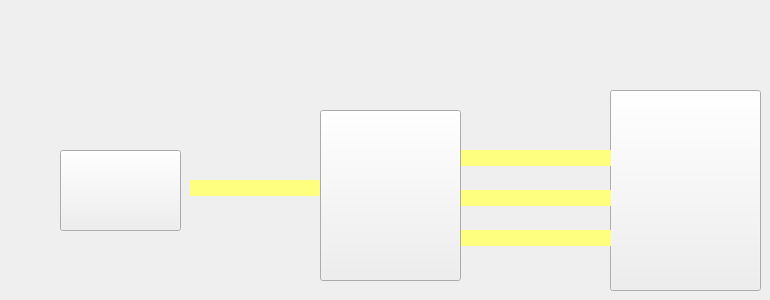
     <widget class="QWidget" name="Host_Page">
      <widget class="QLabel" name="BattCurrent_label">
       <property name="geometry">
        <rect>
         <x>220</x>
         <y>200</y>
         <width>81</width>
         <height>20</height>
        </rect>
       </property>
       <property name="styleSheet">
        <string notr="true"/>
       </property>
       <property name="text">
        <string/>
       </property>
      </widget>
      <widget class="QLabel" name="BattVolt_label">
       <property name="geometry">
        <rect>
         <x>220</x>
         <y>160</y>
         <width>81</width>
         <height>20</height>
        </rect>
       </property>
       <property name="styleSheet">
        <string notr="true"/>
       </property>
       <property name="text">
        <string/>
       </property>
      </widget>
      <widget class="QPushButton" name="Batt_btn">
       <property name="geometry">
        <rect>
         <x>60</x>
         <y>150</y>
         <width>121</width>
         <height>81</height>
        </rect>
       </property>
       <property name="styleSheet">
        <string notr="true">border-image: url(:/new_ui/UI/Bat1.png);</string>
       </property>
       <property name="text">
        <string/>
       </property>
      </widget>
      <widget class="QLabel" name="Battery_bar">
       <property name="geometry">
        <rect>
         <x>190</x>
         <y>180</y>
         <width>131</width>
         <height>16</height>
        </rect>
       </property>
       <property name="styleSheet">
        <string notr="true">background-color: rgb(255, 255, 127);</string>
       </property>
       <property name="text">
        <string/>
       </property>
      </widget>
      <widget class="QLabel" name="Ca_lb">
       <property name="geometry">
        <rect>
         <x>550</x>
         <y>130</y>
         <width>61</width>
         <height>20</height>
        </rect>
       </property>
       <property name="text">
        <string/>
       </property>
      </widget>
      <widget class="QLabel" name="Cb_lb">
       <property name="geometry">
        <rect>
         <x>550</x>
         <y>170</y>
         <width>61</width>
         <height>20</height>
        </rect>
       </property>
       <property name="text">
        <string/>
       </property>
      </widget>
      <widget class="QLabel" name="Cc_lb">
       <property name="geometry">
        <rect>
         <x>550</x>
         <y>210</y>
         <width>61</width>
         <height>20</height>
        </rect>
       </property>
       <property name="text">
        <string/>
       </property>
      </widget>
      <widget class="QPushButton" name="Grid_btn">
       <property name="geometry">
        <rect>
         <x>610</x>
         <y>90</y>
         <width>151</width>
         <height>201</height>
        </rect>
       </property>
       <property name="styleSheet">
        <string notr="true">border-image: url(:/new_ui/UI/3.png);</string>
       </property>
       <property name="text">
        <string/>
       </property>
      </widget>
      <widget class="QLabel" name="Phrase_A_bar">
       <property name="geometry">
        <rect>
         <x>460</x>
         <y>150</y>
         <width>151</width>
         <height>16</height>
        </rect>
       </property>
       <property name="styleSheet">
        <string notr="true">background-color: rgb(255, 255, 127);
</string>
       </property>
       <property name="text">
        <string/>
       </property>
      </widget>
      <widget class="QLabel" name="Phrase_B_bar">
       <property name="geometry">
        <rect>
         <x>460</x>
         <y>190</y>
         <width>151</width>
         <height>16</height>
        </rect>
       </property>
       <property name="styleSheet">
        <string notr="true">background-color: rgb(255, 255, 127);</string>
       </property>
       <property name="text">
        <string/>
       </property>
      </widget>
      <widget class="QLabel" name="Phrase_C_bar">
       <property name="geometry">
        <rect>
         <x>460</x>
         <y>230</y>
         <width>151</width>
         <height>16</height>
        </rect>
       </property>
       <property name="styleSheet">
        <string notr="true">background-color: rgb(255, 255, 127);</string>
       </property>
       <property name="text">
        <string/>
       </property>
      </widget>
      <widget class="QPushButton" name="Running_btn">
       <property name="geometry">
        <rect>
         <x>320</x>
         <y>110</y>
         <width>141</width>
         <height>171</height>
        </rect>
       </property>
       <property name="styleSheet">
        <string notr="true">border-image: url(:/new_ui/UI/500k.png);</string>
       </property>
       <property name="text">
        <string/>
       </property>
      </widget>
      <widget class="QLabel" name="SOC_lb">
       <property name="geometry">
        <rect>
         <x>150</x>
         <y>230</y>
         <width>67</width>
         <height>17</height>
        </rect>
       </property>
       <property name="text">
        <string/>
       </property>
      </widget>
      <widget class="QLabel" name="SOC_text">
       <property name="geometry">
        <rect>
         <x>70</x>
         <y>230</y>
         <width>67</width>
         <height>17</height>
        </rect>
       </property>
       <property name="text">
        <string/>
       </property>
      </widget>
      <widget class="QLabel" name="Va_lb">
       <property name="geometry">
        <rect>
         <x>470</x>
         <y>128</y>
         <width>71</width>
         <height>20</height>
        </rect>
       </property>
       <property name="text">
        <string/>
       </property>
      </widget>
      <widget class="QLabel" name="Vb_lb">
       <property name="geometry">
        <rect>
         <x>470</x>
         <y>170</y>
         <width>71</width>
         <height>16</height>
        </rect>
       </property>
       <property name="text">
        <string/>
       </property>
      </widget>
      <widget class="QLabel" name="Vc_lb">
       <property name="geometry">
        <rect>
         <x>470</x>
         <y>210</y>
         <width>71</width>
         <height>16</height>
        </rect>
       </property>
       <property name="text">
        <string/>
       </property>
      </widget>
      <widget class="QWidget" name="layoutWidget">
       <property name="geometry">
        <rect>
         <x>0</x>
         <y>1</y>
         <width>146</width>
         <height>153</height>
        </rect>
       </property>
       <layout class="QVBoxLayout" name="verticalLayout_8">
        <item>
         <layout class="QHBoxLayout" name="horizontalLayout_12">
          <item>
           <widget class="QLabel" name="Meter_Name_1">
            <property name="minimumSize">
             <size>
              <width>67</width>
              <height>29</height>
             </size>
            </property>
            <property name="maximumSize">
             <size>
              <width>67</width>
              <height>29</height>
             </size>
            </property>
            <property name="text">
             <string/>
            </property>
           </widget>
          </item>
          <item>
           <widget class="QLabel" name="Meter_Value_1">
            <property name="minimumSize">
             <size>
              <width>66</width>
              <height>29</height>
             </size>
            </property>
            <property name="maximumSize">
             <size>
              <width>66</width>
              <height>29</height>
             </size>
            </property>
            <property name="text">
             <string/>
            </property>
           </widget>
          </item>
         </layout>
        </item>
        <item>
         <layout class="QHBoxLayout" name="horizontalLayout_22">
          <item>
           <widget class="QLabel" name="Meter_Name_2">
            <property name="minimumSize">
             <size>
              <width>67</width>
              <height>29</height>
             </size>
            </property>
            <property name="maximumSize">
             <size>
              <width>67</width>
              <height>29</height>
             </size>
            </property>
            <property name="text">
             <string/>
            </property>
           </widget>
          </item>
          <item>
           <widget class="QLabel" name="Meter_Value_2">
            <property name="minimumSize">
             <size>
              <width>66</width>
              <height>29</height>
             </size>
            </property>
            <property name="maximumSize">
             <size>
              <width>66</width>
              <height>29</height>
             </size>
            </property>
            <property name="text">
             <string/>
            </property>
           </widget>
          </item>
         </layout>
        </item>
        <item>
         <layout class="QHBoxLayout" name="horizontalLayout_24">
          <item>
           <widget class="QLabel" name="Meter_Name_3">
            <property name="minimumSize">
             <size>
              <width>67</width>
              <height>29</height>
             </size>
            </property>
            <property name="maximumSize">
             <size>
              <width>67</width>
              <height>29</height>
             </size>
            </property>
            <property name="text">
             <string/>
            </property>
           </widget>
          </item>
          <item>
           <widget class="QLabel" name="Meter_Value_3">
            <property name="minimumSize">
             <size>
              <width>66</width>
              <height>29</height>
             </size>
            </property>
            <property name="maximumSize">
             <size>
              <width>66</width>
              <height>29</height>
             </size>
            </property>
            <property name="text">
             <string/>
            </property>
           </widget>
          </item>
         </layout>
        </item>
        <item>
         <layout class="QHBoxLayout" name="horizontalLayout_44">
          <item>
           <widget class="QLabel" name="Meter_Name_4">
            <property name="minimumSize">
             <size>
              <width>67</width>
              <height>29</height>
             </size>
            </property>
            <property name="maximumSize">
             <size>
              <width>67</width>
              <height>29</height>
             </size>
            </property>
            <property name="text">
             <string/>
            </property>
           </widget>
          </item>
          <item>
           <widget class="QLabel" name="Meter_Value_4">
            <property name="minimumSize">
             <size>
              <width>66</width>
              <height>29</height>
             </size>
            </property>
            <property name="maximumSize">
             <size>
              <width>66</width>
              <height>29</height>
             </size>
            </property>
            <property name="text">
             <string/>
            </property>
           </widget>
          </item>
         </layout>
        </item>
       </layout>
      </widget>
     </widget>
